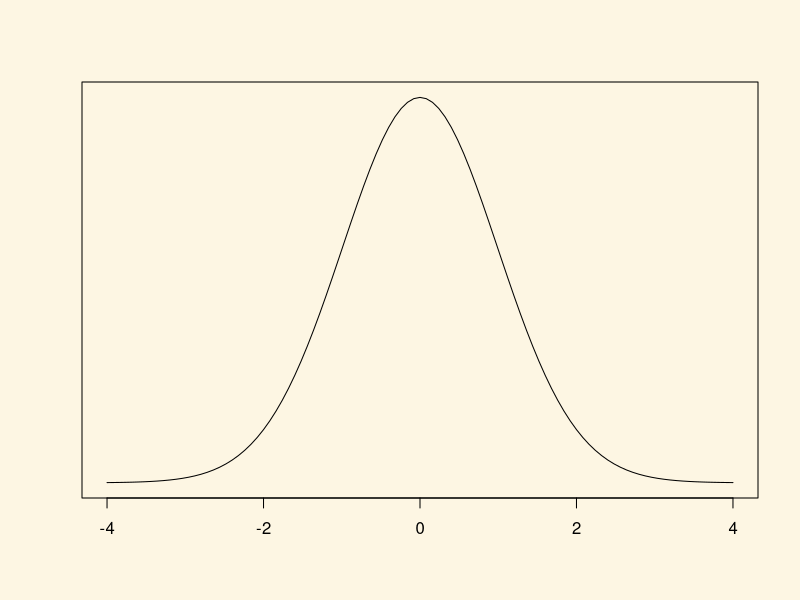
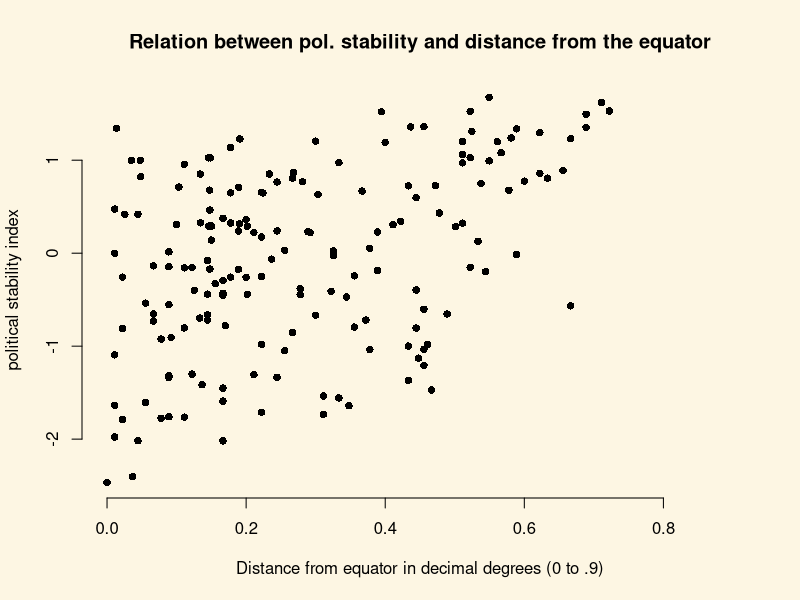

R code for these plots, in order:
## ---- chunk 1
# load data
world.data <- read.csv("QoG2012.csv")

# turn variable into a factor
world.data$former_col <- factor(world.data$former_col, labels = c("not colonised", "was colonised"), levels = c(0,1))
## ---- chunk 2
table(world.data$former_col)
## ---- chunk 3
# mean of political stability in countries that were not colonised
mean(world.data$wbgi_pse[world.data$former_col=="not colonised"])
# mean of political stability in countries that were colonised
mean(world.data$wbgi_pse[world.data$former_col=="was colonised"])
## ---- chunk 4
fd <- mean(world.data$wbgi_pse[world.data$former_col=="not colonised"]) - mean(world.data$wbgi_pse[world.data$former_col=="was colonised"])
fd
## ---- chunk 5
# the range
range(world.data$wbgi_pse)

# the distance from the minimum to the maximum value
diff(range(world.data$wbgi_pse))

# the difference in means as percentage change over the range of the variable
fd / diff(range(world.data$wbgi_pse))
## ---- chunk 6
# t test for difference in means
t.test(world.data$wbgi_pse[world.data$former_col == "not colonised"],
       world.data$wbgi_pse[world.data$former_col == "was colonised"], 
       mu = 0, alt = "two.sided")
## ---- chunk 7
summary(world.data$undp_hdi)
## ---- chunk 8
t.test(world.data$undp_hdi, mu = 0.85, alt = "two.sided")
## ---- chunk 9
# copy of world data
world.data.full <- world.data

# drop missings on undp_hdi
world.data <- world.data[ !is.na(world.data$undp_hdi),  ]
## ---- chunk 10
n <- length(world.data$undp_hdi)
n
## ---- chunk 11
# sample standard deviation of undp_hdi
sd_hdi <- sd(world.data$undp_hdi)
## ---- chunk 12
# standard error of the mean of undp_hdi
se.y_bar <- sd_hdi / sqrt(n)
## ---- chunk 13
hdi_mean <- mean(world.data$undp_hdi)
t.statistic <- ( hdi_mean - 0.85 ) / se.y_bar 
t.statistic
## ---- chunk 14
par(bg = '#fdf6e3')
curve(dt(x, 100), xlim = c(-4, 4), ylab = "", yaxt = "n", xlab = "")
## ---- chunk 15
cum.prob.at.least.t <- pt(t.statistic, df = (n-1) )
cum.prob.at.least.t
## ---- chunk 16
cum.prob.at.least.t * 2
## ---- chunk 17
# lower bound
lb <- hdi_mean - 1.96 * se.y_bar
# upper bound
ub <- hdi_mean + 1.96 * se.y_bar
# results
lb
ub
# best guess of the population mean
hdi_mean
## ---- chunk 18
t.critical <- qt(0.975, df = 174) 
t.critical
## ---- chunk 19
# lower bound
lb2 <- hdi_mean - t.critical * se.y_bar
# upper bound
ub2 <- hdi_mean + t.critical * se.y_bar
# results
lb2
ub2
## ---- chunk 20
plot( 
  y = world.data$wbgi_pse,
  x = world.data$lp_lat_abst,
  pch = 16,
  bty = "n",
  xlim = c(0, 0.9),
  main = "Relation between pol. stability and distance from the equator",
  xlab = "Distance from equator in decimal degrees (0 to .9)",
  ylab = "political stability index"
  )
## ---- chunk 21
cor(world.data$wbgi_pse, world.data$lp_lat_abst, use = "complete.obs")
## ---- chunk 22
# use full dataset 
world.data <- world.data.full

table(world.data$former_col) # check the labels of the former colonies variable 

# mean political stability of not colonised group
mean.not.col <- mean(world.data$wbgi_pse[world.data$former_col=="not colonised"])
mean.not.col

# mean political stability of colonised group
mean.was.col <- mean(world.data$wbgi_pse[world.data$former_col=="was colonised"])
mean.was.col

# difference in means
fd <- mean.not.col - mean.was.col
fd
## ---- chunk 23
# variance of political stability in the two groups
var_not_col <- var(world.data$wbgi_pse[world.data$former_col=="not colonised"])
var_was_col <- var(world.data$wbgi_pse[world.data$former_col=="was colonised"])

# number of observations in each group
n_not_col <- length(world.data$wbgi_pse[world.data$former_col=="not colonised"])
n_was_col <- length(world.data$wbgi_pse[world.data$former_col=="was colonised"])

# standard error of the difference in means
fd.se <- sqrt( (var_not_col/n_not_col) + (var_was_col/n_was_col)   )
fd.se
## ---- chunk 24
fd - 2*fd.se
## ---- chunk 25
t.test(world.data$wbgi_pse[world.data$former_col == "not colonised"],
       world.data$wbgi_pse[world.data$former_col == "was colonised"], 
       mu = 0.3, alt = "two.sided")
## ---- chunk 26
world.data <- world.data[ !is.na(world.data$wdi_gdpc), ]
## ---- chunk 27
# the claim of the citizen
claim <- mean(world.data$wdi_gdpc[world.data$former_col=="not colonised"]) * 0.75 
claim

# estimated level of wealth in countries that were colonised
estimate <- mean(world.data$wdi_gdpc[world.data$former_col=="was colonised"])
estimate
## ---- chunk 28
world.data$angry_gdp <- world.data$wdi_gdpc
## ---- chunk 29
world.data$angry_gdp[world.data$former_col=="not colonised"] <- world.data$angry_gdp[world.data$former_col=="not colonised"] * 0.75
mean(world.data$angry_gdp[world.data$former_col=="not colonised"])
## ---- chunk 30
t.test(world.data$angry_gdp[world.data$former_col=="not colonised"],
       world.data$angry_gdp[world.data$former_col=="was colonised"], 
       mu = 0, alt = "two.sided")
